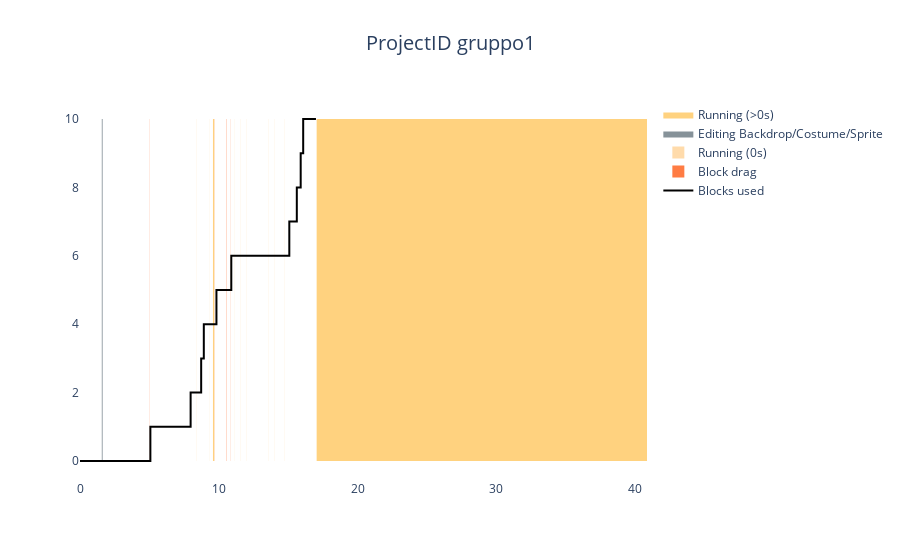

Notebook code cell kept with this figure:
### Code cell
#Gráfico 2
fig2 = go.Figure()

fig2.add_trace(
    go.Scatter(
        x = df_events_run_not_zero.time,
        y = df_events_run_not_zero.data,
        mode = 'lines',
        name = 'Running (>0s)',
        fill = "tozeroy",
        line = {'color': run_not_zero_color, 'width': 0, 'shape': 'hv'}))

fig2.add_trace(
    go.Scatter(
        x = df_events_SVGSkin.time,
        y = df_events_SVGSkin.data,
        name = 'Editing Backdrop/Costume/Sprite',
        mode = 'lines',
        fill = "tozeroy",
        line = {'color': SVGSkin_color, 'width': 0, 'shape': 'hv'}))

fig2.add_trace(
    go.Bar(
        x = df_events_run_zero.time,
        y = df_events_run_zero.data,
        width = bar_width,
        marker = {'line': {'width': 0}, 'color': run_zero_color},
        name = 'Running (0s)'))

fig2.add_trace(
    go.Bar(
        x = df_events_blockdrag.time,
        y = df_events_blockdrag.data,
        width = bar_width,
        marker = {'line': {'width': 0}, 'color': blockdrag_color},
        name = 'Block drag'))

fig2.add_trace(
    go.Scatter(
        x = df_events_blocks.time,
        y = df_events_blocks.data,
        mode = 'lines',
        name = 'Blocks used',
        line = {'color': 'black', 'width': 2, 'shape': 'hv'}))

fig2.update_layout(
    showlegend = True, 
    plot_bgcolor = 'rgba(0,0,0,0)',
    title = {
        'text': 'ProjectID ' + selected_projectID,
        'font_size': 20,
        'xanchor': 'center',
        'x': 0.5})

### Figure 1 — Plotly figure (JSON) as saved in the notebook; plotly's stock layout.template omitted (floating-point values rounded to 4 significant figures; data arrays with more than 128 entries replaced by an {"elided": "..."} marker saying what was removed)
{"data": [{"fill": "tozeroy", "line": {"color": "#ffa600", "shape": "hv", "width": 0}, "mode": "lines", "name": "Running (>0s)", "type": "scatter", "x": [8.37, 9.3, 9.58, 9.67, 11.13, 11.58, 11.98, 13.58, 14.03, 14.73, 16.72, 17.05, 40.85], "y": [0, 0, 10, 0, 0, 0, 0, 0, 0, 0, 0, 10, 0]}, {"fill": "tozeroy", "line": {"color": "#0e2635", "shape": "hv", "width": 0}, "mode": "lines", "name": "Editing Backdrop/Costume/Sprite", "type": "scatter", "x": {"elided": "205 float values"}, "y": {"elided": "205 int values"}}, {"marker": {"color": "#ffdbab", "line": {"width": 0}}, "name": "Running (0s)", "type": "bar", "width": 0.01, "x": [8.37, 9.3, 11.13, 11.58, 11.98, 13.58, 14.03, 14.73], "y": [10, 10, 10, 10, 10, 10, 10, 10]}, {"marker": {"color": "#ff7c43", "line": {"width": 0}}, "name": "Block drag", "type": "bar", "width": 0.01, "x": [5.02, 9.67, 10.53, 10.57, 10.83], "y": [10, 10, 10, 10, 10]}, {"line": {"color": "black", "shape": "hv", "width": 2}, "mode": "lines", "name": "Blocks used", "type": "scatter", "x": [0, 5.07, 7.97, 8.05, 8.22, 8.73, 8.92, 9.02, 9.18, 9.43, 9.67, 9.83, 10.05, 10.28, 10.38, 10.57, 10.67, 10.9, 11.03, 11.48, 11.67, 11.82, 12.4, 12.7, 13.35, 13.55, 14.5, 14.67, 15.08, 15.62, 15.9, 16.08, 16.83, 17], "y": [0, 1, 2, 2, 2, 3, 4, 4, 4, 4, 4, 5, 5, 5, 5, 5, 5, 6, 6, 6, 6, 6, 6, 6, 6, 6, 6, 6, 7, 8, 9, 10, 10, 10]}], "layout": {"plot_bgcolor": "rgba(0,0,0,0)", "showlegend": true, "title": {"font": {"size": 20}, "text": "ProjectID gruppo1", "x": 0.5, "xanchor": "center"}}}
